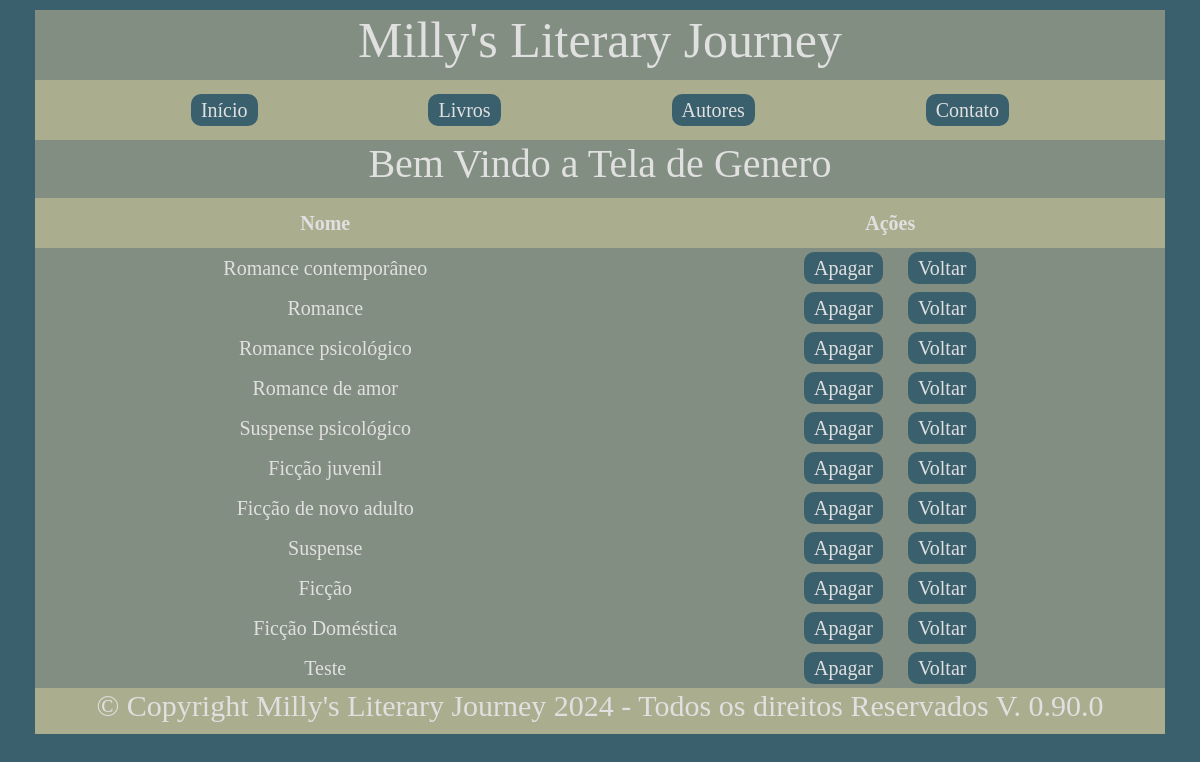
The page /secaoUsuario/secaoGenerica02/genero on the database its author committed.
### app/models.py (models this page shows, shortened)
class Genero(models.Model):
    descricao = models.CharField(max_length=30, blank=False)

### app/views.py (the view)
# urls.py: path('secaoUsuario/secaoGenerica02/<str:tipo>', secaoGenerica02, name="secaoGenerica02"),
def secaoGenerica02(request, tipo):
    modelo, _ = obter_modelo_form(tipo)
    objetos = modelo.objects.all()
    titulo = tipo.capitalize()
    dadosPagina = {
        'paginaAtiva': 'listaObjetos',
        'titulo' : titulo,
        'tipo': tipo,
        'objetos': objetos,
    }
    return render(request, "secaoGenerica02.html", dadosPagina)

### app/views.py (called while the page is built)
def obter_modelo_form(tipo):
    if tipo == "livro":
        return Livro, livroForm
    elif tipo == "autor":
        return Autor, AutorForm
    elif tipo == "genero":
        return Genero, GeneroForm
    elif tipo == "observacoes":
        return Observacoes, ObservacoesForm
    elif tipo == "video":
        return Video, VideoForm
    else:
        raise ValueError("Tipo inválido")

### app/templates/secaoGenerica02.html (shortened to what this page needs)
{% extends "base.html" %}
{% load static %}
{% block estilo %}
    <link rel="stylesheet" type="text/css" href="{% static 'CSS/estiloLink.css' %}">
    <link rel="stylesheet" type="text/css" href="{% static 'CSS/estilo.css' %}">
    <link rel="stylesheet" type="text/css" href="{% static 'CSS/estiloSecaoGenerico.css' %}">
    <link rel="stylesheet" type="text/css" href="{% static 'CSS/estiloResposividadeSecaoCadastro.css' %}">
{% endblock %}
{% block conteudo %}
    <div id="titulo"><h2>Bem Vindo a Tela de {{ titulo }}</h2></div>
    <div id="formulario">
        <table>
            <thead>
                <tr>
                    <th>Nome</th>
                    <th>Ações</th>
                </tr>
            </thead>
            <tbody>
                {% for item in objetos %}
                <tr>
                    <td>{{ item.descricao }}</td>
                    <td id="opcoes">
                        <a href="{% url 'secaoApagar' tipo=tipo pk=item.id %}">Apagar</a>
                        <a href="{% url 'secaoUsuario' %}">Voltar</a>
                    </td>
                </tr>
            {% empty %}
                <tr>
                    <td>Nenhum objeto encontrado.</td>
                </tr>
            {% endfor %}
            </tbody>
        </table>
    </div>
{% endblock %}

### app/static/CSS/estiloLink.css (style rules this page uses)
a { color: #E0E0E0; }

### app/static/CSS/estilo.css (style rules this page uses)
* { font-family: 'serifadas', Times, serif; text-align: justify; color: #E0E0E0; font-size: 20px; }
h2 { text-align: center; }
body { background-color: #3A606E; padding: 5px; }

### app/static/CSS/estiloSecaoGenerico.css (style rules this page uses)
#titulo { background-color: #828E82; }
#formulario { background-color: #AAAE8E; }
#formulario table { width: 100%; border-collapse: collapse; }
#formulario a { padding: 5px 10px; margin: 10px; text-decoration: none; background: #3A606E; border-radius: 10px; }
#formulario th { padding: 10px; text-align: center; }
#formulario tbody { background-color: #828E82; }
#formulario td { padding: 5px; text-align: center; }

### app/static/CSS/estiloResposividadeSecaoCadastro.css (style rules this page uses)
#titulo { grid-area: titulo; }
#formulario { grid-area: formulario; }

### rows shown on the page
Genero: descricao "Romance contemporâneo"
Genero: descricao "Romance"
Genero: descricao "Romance psicológico"
Genero: descricao "Romance de amor"
Genero: descricao "Suspense psicológico"
Genero: descricao "Ficção juvenil"
Genero: descricao "Ficção de novo adulto"
Genero: descricao "Suspense"
Genero: descricao "Ficção"
Genero: descricao "Ficção Doméstica"
Genero: descricao "Teste"

### other values the page prints
{{ titulo }} "Genero"
